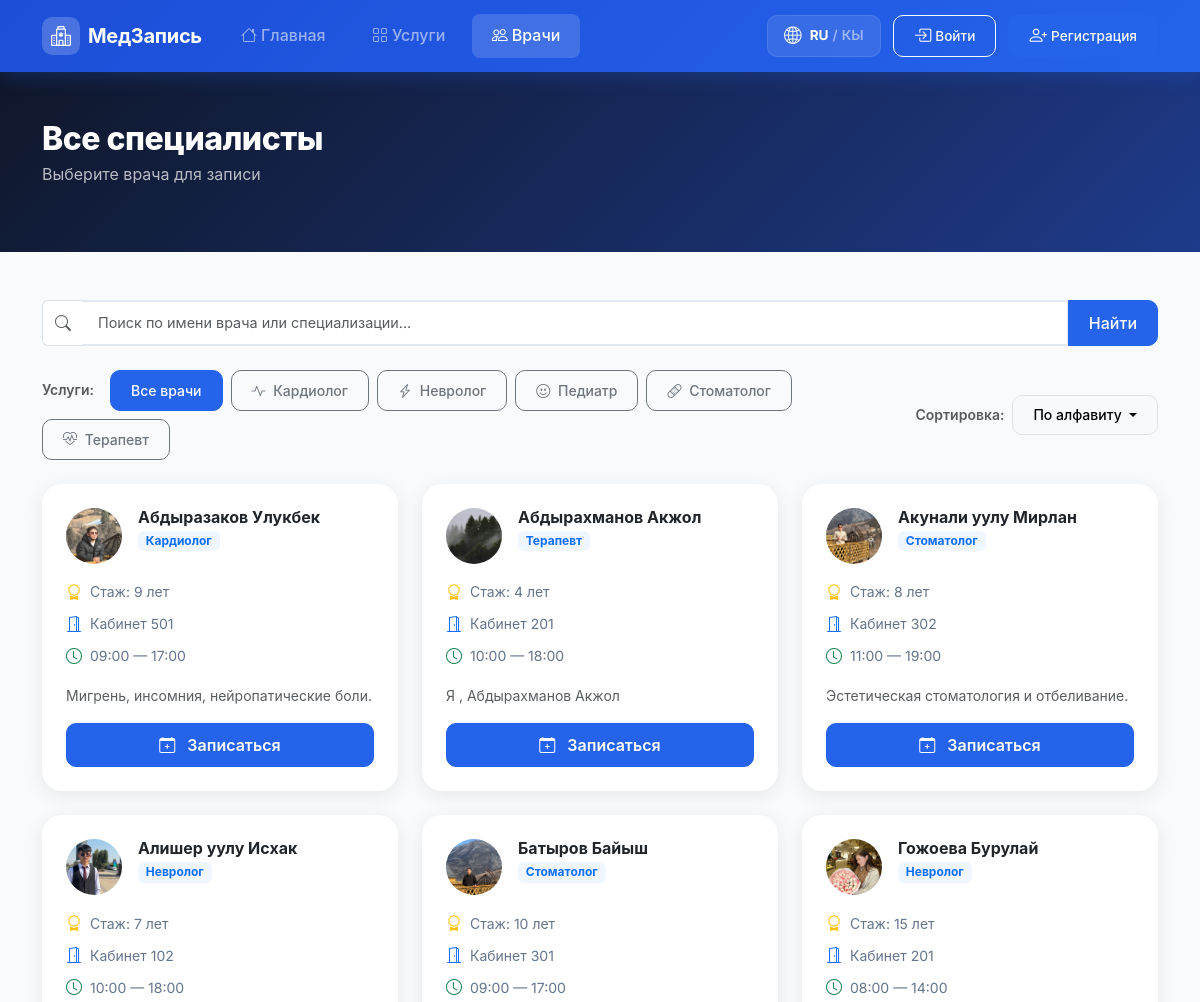
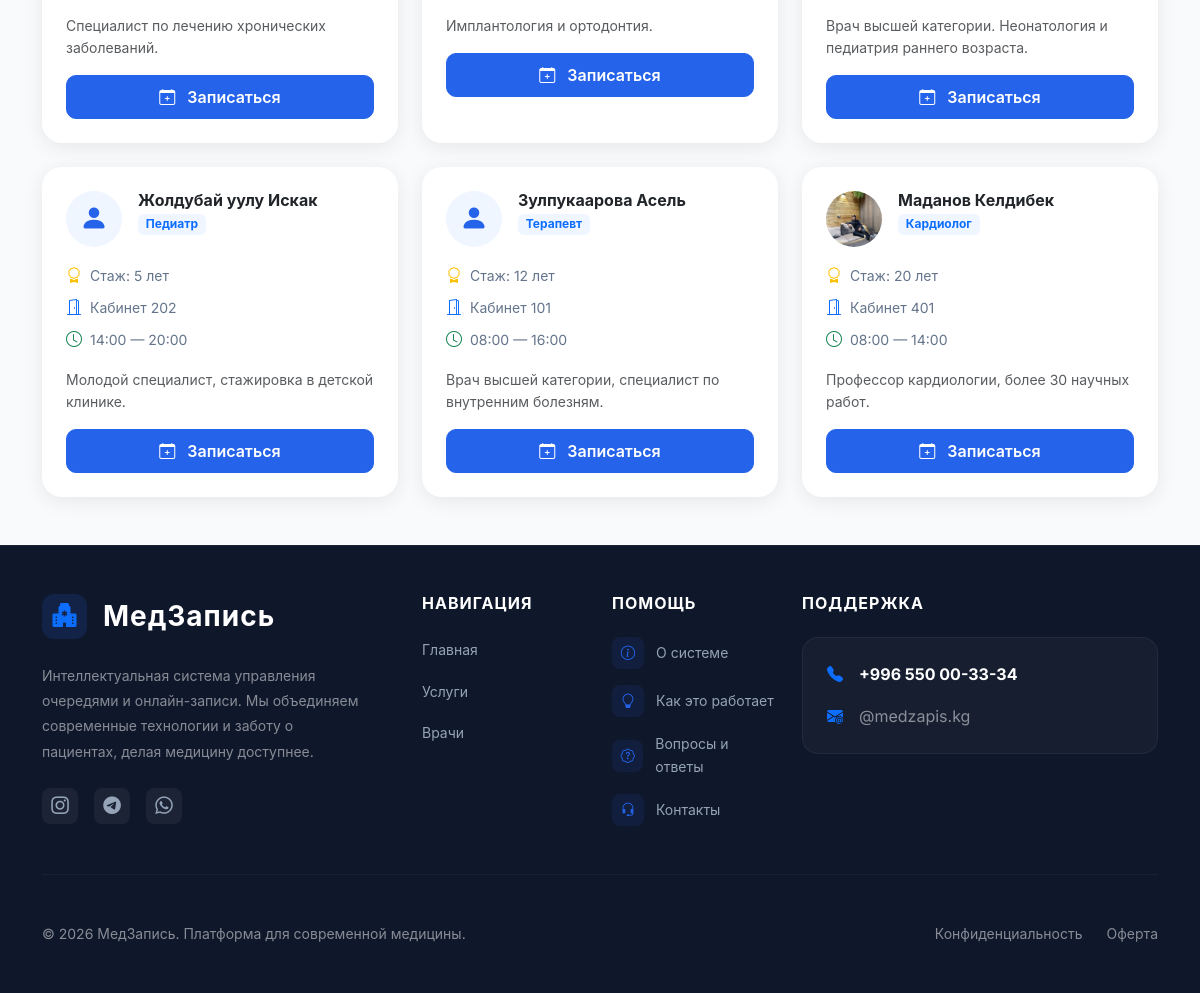
Screenshot of /specialists/ with the database file from the repository (2 pictures, top to bottom).
### queue_app/models.py (models this page shows, shortened)
class Service(models.Model):
    name = models.CharField(max_length=100, verbose_name='Название услуги')
    description = models.TextField(blank=True, verbose_name='Описание')
    icon = models.CharField(
        max_length=50,
        default='bi-heart-pulse',
        verbose_name='Bootstrap иконка',
        help_text='Например: bi-heart-pulse, bi-bandaid, bi-clipboard2-pulse'
    )
    duration_minutes = models.PositiveIntegerField(
        default=30,
        verbose_name='Длительность приёма (мин)'
    )
    is_active = models.BooleanField(default=True, verbose_name='Активна')
    created_at = models.DateTimeField(auto_now_add=True)
    class Meta:
        verbose_name = 'Услуга'
        verbose_name_plural = 'Услуги'
        ordering = ['name']

class Specialist(models.Model):
    first_name = models.CharField(max_length=50, verbose_name='Имя')
    last_name = models.CharField(max_length=50, verbose_name='Фамилия')
    middle_name = models.CharField(max_length=50, blank=True, verbose_name='Отчество')
    user = models.OneToOneField(
        settings.AUTH_USER_MODEL,
        on_delete=models.SET_NULL,
        null=True,
        blank=True,
        related_name='specialist_profile',
        verbose_name='Аккаунт пользователя'
    )
    service = models.ForeignKey(
        Service,
        on_delete=models.CASCADE,
        related_name='specialists',
        verbose_name='Специализация'
    )
    bio = models.TextField(blank=True, verbose_name='Биография / О враче')
    experience_years = models.PositiveIntegerField(default=0, verbose_name='Стаж (лет)')
    photo = models.ImageField(
        upload_to='specialists/',
        blank=True,
        null=True,
        verbose_name='Фото'
    )
    cabinet = models.CharField(max_length=20, blank=True, verbose_name='Кабинет')
    work_start = models.TimeField(default='09:00', verbose_name='Начало рабочего дня')
    work_end = models.TimeField(default='18:00', verbose_name='Конец рабочего дня')
    is_active = models.BooleanField(default=True, verbose_name='Активен')
    created_at = models.DateTimeField(auto_now_add=True)
    class Meta:
        verbose_name = 'Специалист'
        verbose_name_plural = 'Специалисты'
        ordering = ['last_name', 'first_name']
    def get_full_name(self):
        parts = [self.last_name, self.first_name]
        if self.middle_name:
            parts.append(self.middle_name)
        return ' '.join(parts)

### queue_app/views.py (the view, shortened to what this page needs)
# urls.py: path('specialists/', views.specialists_view, name='specialists'),
def specialists_view(request, service_id=None):
    if request.user.is_authenticated and request.user.is_doctor:
        return redirect('doctor_dashboard')
    services = Service.objects.filter(is_active=True)
    search_query = request.GET.get('q', '').strip()
    order_by = request.GET.get('order', 'name')
    if service_id:
        service = get_object_or_404(Service, pk=service_id, is_active=True)
        specialists = Specialist.objects.filter(service=service, is_active=True)
    else:
        service = None
        specialists = Specialist.objects.filter(is_active=True).select_related('service')
    specialists = specialists.annotate(avg_rating=Avg('reviews__rating'))
    if order_by == 'rating':
        specialists = specialists.order_by('-avg_rating', 'last_name')
    elif order_by == 'experience':
        specialists = specialists.order_by('-experience_years', 'last_name')
    else: # по умолчанию (name)
        specialists = specialists.order_by('last_name', 'first_name')
    return render(request, 'queue_app/specialists.html', {
        'specialists': specialists,
        'services': services,
        'selected_service': service,
        'search_query': search_query,
        'order_by': order_by,
    })

### queue_app/context_processors.py (called while the page is built)
def notification_processor(request):
    if request.user.is_authenticated:
        unread_count = Notification.objects.filter(user=request.user, is_read=False).count()
        return {'unread_notifications_count': unread_count}
    return {'unread_notifications_count': 0}

### templates/queue_app/specialists.html (shortened to what this page needs)
{% extends 'base.html' %}
{% block content %}
<div class="page-header py-5">
    <div class="container">
        <h1 class="page-title">
            {% if selected_service %}
            Врачи: {{ selected_service.name }}
            {% else %}
            Все специалисты
            {% endif %}
        </h1>
        <p class="text-muted">Выберите врача для записи</p>
    </div>
</div>
<div class="container py-5">
    <div class="mb-4">
        <form method="get" action="{% url 'specialists' %}" class="d-flex gap-2">
            <div class="input-group">
                <span class="input-group-text bg-white border-end-0">
                    <i class="bi bi-search text-muted"></i>
                </span>
                <input type="text" name="q" class="form-control border-start-0"
                    placeholder="Поиск по имени врача или специализации..." value="{{ search_query }}">
                <button type="submit" class="btn btn-primary">
                    Найти
                </button>
            </div>
        </form>
    </div>
    <div class="mb-4">
        <div class="d-flex flex-column flex-md-row justify-content-between align-items-md-center gap-3">
            <div class="d-flex flex-wrap gap-2 align-items-center">
                <span class="text-muted small fw-semibold me-2">Услуги:</span>
                <a href="{% url 'specialists' %}{% if search_query %}?q={{ search_query }}{% endif %}"
                    class="btn btn-sm {% if not selected_service %}btn-primary{% else %}btn-outline-secondary{% endif %}">
                    Все врачи
                </a>
                {% for service in services %}
                <a href="{% url 'specialists_by_service' service.id %}{% if search_query %}?q={{ search_query }}{% endif %}"
                    class="btn btn-sm {% if selected_service.id == service.id %}btn-primary{% else %}btn-outline-secondary{% endif %}">
                    <i class="bi {{ service.icon }} me-1"></i>{{ service.name }}
                </a>
                {% endfor %}
            </div>
            <div class="d-flex align-items-center gap-2">
                <span class="text-muted small fw-semibold">Сортировка:</span>
                <div class="dropdown">
                    <button class="btn btn-sm btn-light border dropdown-toggle" type="button" data-bs-toggle="dropdown">
                        {% if order_by == 'rating' %}
                        По рейтингу
                        {% elif order_by == 'experience' %}
                        По стажу
                        {% else %}
                        По алфавиту
                        {% endif %}
                    </button>
                </div>
            </div>
        </div>
    </div>
    <div class="row g-4">
        {% for specialist in specialists %}
        <div class="col-md-6 col-lg-4">
            <div class="specialist-card card border-0 h-100 hover-lift">
                <div class="card-body p-4">
                    <div class="d-flex align-items-start gap-3 mb-3">
                        <div class="specialist-avatar">
                            {% if specialist.photo %}
                            <img src="{{ specialist.photo.url }}" alt="{{ specialist.get_full_name }}"
                                class="avatar-img">
                            {% else %}
                            <i class="bi bi-person-fill"></i>
                            {% endif %}
                        </div>
                        <div class="flex-grow-1">
                            <h2 class="h6 fw-bold mb-1">{{ specialist.get_full_name }}</h2>
                            <div class="d-flex align-items-center gap-2 mb-1">
                                <span class="badge bg-primary-soft text-primary small">
                                    {{ specialist.service.name }}
                                </span>
                            </div>
                        </div>
                    </div>
                    <div class="specialist-details">
                        {% if specialist.experience_years %}
                        <div class="detail-item">
                            <i class="bi bi-award text-warning"></i>
                            <span>Стаж: {{ specialist.experience_years }} лет</span>
                        </div>
                        {% endif %}
                        {% if specialist.cabinet %}
                        <div class="detail-item">
                            <i class="bi bi-door-open text-primary"></i>
                            <span>Кабинет {{ specialist.cabinet }}</span>
                        </div>
                        {% endif %}
                        <div class="detail-item">
                            <i class="bi bi-clock text-success"></i>
                            <span>{{ specialist.work_start|time:"H:i" }} — {{ specialist.work_end|time:"H:i" }}</span>
                        </div>
                    </div>
                    {% if specialist.bio %}
                    <p class="text-muted small mt-3 mb-0">{{ specialist.bio|truncatechars:100 }}</p>
                    {% endif %}
                    <a href="{% url 'specialist_detail' specialist.id %}"
                        class="btn btn-primary w-100 mt-3 fw-semibold">
                        <i class="bi bi-calendar-plus me-2"></i>
                        Записаться
                    </a>
                </div>
            </div>
        </div>
        {% endfor %}
    </div>
</div>
{% endblock %}

### templates/base.html (style rules this page uses)
:root { --primary: #2563EB; --primary-dark: #1D4ED8; --primary-light: #EFF6FF; --success: #10B981; --warning: #F59E0B; --danger: #EF4444; --dark: #0F172A; --body-bg: #F8FAFC; --card-bg: #FFFFFF; --text-muted: #64748B; --border: #E2E8F0; --radius: 12px; --radius-lg: 20px; --shadow: 0 4px 20px rgba(0,0,0,0.08); --shadow-md: 0 8px 32px rgba(37,99,235,0.12); --font: 'Inter', -apple-system, BlinkMacSystemFont, sans-serif; --transition: all 0.3s cubic-bezier(0.4, 0, 0.2, 1); }
*, *::before, *::after { box-sizing: border-box; }
html { scroll-behavior: smooth; }
body { font-family: var(--font); background-color: var(--body-bg); color: var(--dark); line-height: 1.6; min-height: 100vh; display: flex; flex-direction: column; }
.hover-lift { transition: var(--transition); }
.specialist-card { border-radius: var(--radius-lg) !important; box-shadow: var(--shadow); background: white; transition: transform 0.25s, box-shadow 0.25s; }
.specialist-avatar { width: 56px; height: 56px; background: var(--primary-light); color: var(--primary); border-radius: 50%; display: flex; align-items: center; justify-content: center; font-size: 1.75rem; overflow: hidden; flex-shrink: 0; }
.specialist-avatar .avatar-img { width: 100%; height: 100%; object-fit: cover; }
.specialist-details { display: flex; flex-direction: column; gap: 0.4rem; margin-top: 0.75rem; }
.detail-item { display: flex; align-items: center; gap: 0.5rem; font-size: 0.875rem; color: var(--text-muted); }
.detail-item i { font-size: 1rem; flex-shrink: 0; }
.page-header { background: linear-gradient(135deg, #0F172A 0%, #1E3A8A 100%); color: white !important; }
.page-header .page-title { color: white !important; font-size: 2rem; font-weight: 800; letter-spacing: -0.5px; margin-bottom: 0.25rem; }
.page-header .text-muted { color: rgba(255,255,255,0.7) !important; }
.bg-primary-soft { background: var(--primary-light) !important; }
.form-control { border: 2px solid var(--border); border-radius: 10px; padding: 0.65rem 1rem; font-size: 0.9rem; transition: border-color 0.2s, box-shadow 0.2s; }
.btn { border-radius: 10px; font-weight: 500; padding: 0.55rem 1.25rem; transition: all 0.2s; }
.btn-primary { background: var(--primary); border-color: var(--primary); }

### rows the page displays
Service: name "Кардиолог"
Service: name "Невролог"
Service: name "Педиатр"
Service: name "Стоматолог"
Service: name "Терапевт"
Specialist: photo (picture), get_full_name "Абдыразаков Улукбек", service.name "Кардиолог", experience_years "9", cabinet "501", work_start "09:00", work_end "17:00", bio "Мигрень, инсомния, нейропатические боли."
Specialist: photo (picture), get_full_name "Абдырахманов Акжол", service.name "Терапевт", experience_years "4", cabinet "201", work_start "10:00", work_end "18:00", bio "Я , Абдырахманов Акжол"
Specialist: photo (picture), get_full_name "Акунали уулу Мирлан", service.name "Стоматолог", experience_years "8", cabinet "302", work_start "11:00", work_end "19:00", bio "Эстетическая стоматология и отбеливание."
Specialist: photo (picture), get_full_name "Алишер уулу Исхак", service.name "Невролог", experience_years "7", cabinet "102", work_start "10:00", work_end "18:00", bio "Специалист по лечению хронических заболеваний."
Specialist: photo (picture), get_full_name "Батыров Байыш", service.name "Стоматолог", experience_years "10", cabinet "301", work_start "09:00", work_end "17:00", bio "Имплантология и ортодонтия."
Specialist: photo (picture), get_full_name "Гожоева Бурулай", service.name "Невролог", experience_years "15", cabinet "201", work_start "08:00", work_end "14:00", bio "Врач высшей категории. Неонатология и педиатрия раннего возраста."
Specialist: get_full_name "Жолдубай уулу Искак", service.name "Педиатр", experience_years "5", cabinet "202", work_start "14:00", work_end "20:00", bio "Молодой специалист, стажировка в детской клинике."
Specialist: get_full_name "Зулпукаарова Асель", service.name "Терапевт", experience_years "12", cabinet "101", work_start "08:00", work_end "16:00", bio "Врач высшей категории, специалист по внутренним болезням."
Specialist: photo (picture), get_full_name "Маданов Келдибек", service.name "Кардиолог", experience_years "20", cabinet "401", work_start "08:00", work_end "14:00", bio "Профессор кардиологии, более 30 научных работ."
